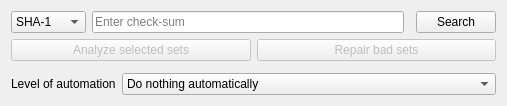
     <widget class="QWidget" name="tabChecksumWizard">
      <attribute name="icon">
       <iconset resource="qmc2.qrc">
        <normaloff>:/data/img/hash.png</normaloff>:/data/img/hash.png</iconset>
      </attribute>
      <attribute name="title">
       <string>Check-sum wizard</string>
      </attribute>
      <layout class="QGridLayout" name="gridLayoutCheckSumWizard" rowstretch="0,0,1,0">
       <item row="0" column="0" colspan="2">
        <layout class="QHBoxLayout" name="horizontalLayout_9" stretch="0,1,0,0">
         <item>
          <widget class="QComboBox" name="comboBoxChecksumWizardHashType">
           <property name="sizePolicy">
            <sizepolicy hsizetype="Fixed" vsizetype="Minimum">
             <horstretch>0</horstretch>
             <verstretch>0</verstretch>
            </sizepolicy>
           </property>
           <property name="toolTip">
            <string>Select the check-sum type</string>
           </property>
           <item>
            <property name="text">
             <string>SHA-1</string>
            </property>
           </item>
           <item>
            <property name="text">
             <string>CRC-32</string>
            </property>
           </item>
          </widget>
         </item>
         <item>
          <widget class="QLineEdit" name="lineEditChecksumWizardHash">
           <property name="sizePolicy">
            <sizepolicy hsizetype="Expanding" vsizetype="Minimum">
             <horstretch>0</horstretch>
             <verstretch>0</verstretch>
            </sizepolicy>
           </property>
           <property name="toolTip">
            <string>Check-sum to be searched</string>
           </property>
           <property name="placeholderText">
            <string>Enter check-sum</string>
           </property>
          </widget>
         </item>
         <item>
          <widget class="QWidget" name="widgetCheckSumDbQueryStatus" native="true">
           <property name="sizePolicy">
            <sizepolicy hsizetype="Preferred" vsizetype="Minimum">
             <horstretch>0</horstretch>
             <verstretch>0</verstretch>
            </sizepolicy>
           </property>
           <property name="toolTip">
            <string>Indicates if the check-sum is available in the database (green) or not (red)</string>
           </property>
           <property name="autoFillBackground">
            <bool>true</bool>
           </property>
          </widget>
         </item>
         <item>
          <widget class="QPushButton" name="pushButtonChecksumWizardSearch">
           <property name="sizePolicy">
            <sizepolicy hsizetype="Fixed" vsizetype="Minimum">
             <horstretch>0</horstretch>
             <verstretch>0</verstretch>
            </sizepolicy>
           </property>
           <property name="toolTip">
            <string>Search for the check-sum now</string>
           </property>
           <property name="text">
            <string>Search</string>
           </property>
           <property name="icon">
            <iconset resource="qmc2.qrc">
             <normaloff>:/data/img/filefind.png</normaloff>:/data/img/filefind.png</iconset>
           </property>
           <property name="autoDefault">
            <bool>false</bool>
           </property>
          </widget>
         </item>
        </layout>
       </item>
       <item row="1" column="0">
        <widget class="QPushButton" name="pushButtonChecksumWizardAnalyzeSelectedSets">
         <property name="enabled">
          <bool>false</bool>
         </property>
         <property name="toolTip">
          <string>Analyze all selected sets in order to qualify them</string>
         </property>
         <property name="text">
          <string>Analyze selected sets</string>
         </property>
         <property name="icon">
          <iconset resource="qmc2.qrc">
           <normaloff>:/data/img/romalyzer.png</normaloff>:/data/img/romalyzer.png</iconset>
         </property>
         <property name="autoDefault">
          <bool>false</bool>
         </property>
        </widget>
       </item>
       <item row="1" column="1">
        <widget class="QPushButton" name="pushButtonChecksumWizardRepairBadSets">
         <property name="enabled">
          <bool>false</bool>
         </property>
         <property name="toolTip">
          <string>Repair selected 'bad' sets using the file from the first selected 'good' set (at least 1 good and 1 bad set must be selected)</string>
         </property>
         <property name="text">
          <string>Repair bad sets</string>
         </property>
         <property name="icon">
          <iconset resource="qmc2.qrc">
           <normaloff>:/data/img/configure.png</normaloff>:/data/img/configure.png</iconset>
         </property>
         <property name="autoDefault">
          <bool>false</bool>
         </property>
        </widget>
       </item>
       <item row="2" column="0" colspan="2">
        <widget class="QTreeWidget" name="treeWidgetChecksumWizardSearchResult">
         <property name="sizePolicy">
          <sizepolicy hsizetype="Expanding" vsizetype="Ignored">
           <horstretch>0</horstretch>
           <verstretch>0</verstretch>
          </sizepolicy>
         </property>
         <property name="toolTip">
          <string>Search results for the current check-sum</string>
         </property>
         <property name="selectionMode">
          <enum>QAbstractItemView::ExtendedSelection</enum>
         </property>
         <property name="selectionBehavior">
          <enum>QAbstractItemView::SelectRows</enum>
         </property>
         <property name="rootIsDecorated">
          <bool>false</bool>
         </property>
         <property name="uniformRowHeights">
          <bool>true</bool>
         </property>
         <property name="itemsExpandable">
          <bool>false</bool>
         </property>
         <property name="sortingEnabled">
          <bool>true</bool>
         </property>
         <property name="allColumnsShowFocus">
          <bool>true</bool>
         </property>
         <column>
          <property name="text">
           <string>ID</string>
          </property>
         </column>
         <column>
          <property name="text">
           <string>File name</string>
          </property>
         </column>
         <column>
          <property name="text">
           <string>Status</string>
          </property>
         </column>
         <column>
          <property name="text">
           <string>Type</string>
          </property>
         </column>
         <column>
          <property name="text">
           <string>Path</string>
          </property>
         </column>
        </widget>
       </item>
       <item row="3" column="0" colspan="2">
        <layout class="QHBoxLayout" name="horizontalLayout_4">
         <item>
          <widget class="QLabel" name="labelChecksumWizardAutomationLevel">
           <property name="text">
            <string>Level of automation</string>
           </property>
          </widget>
         </item>
         <item>
          <widget class="QComboBox" name="comboBoxChecksumWizardAutomationLevel">
           <property name="sizePolicy">
            <sizepolicy hsizetype="Expanding" vsizetype="Fixed">
             <horstretch>0</horstretch>
             <verstretch>0</verstretch>
            </sizepolicy>
           </property>
           <property name="toolTip">
            <string>Choose the level of automated wizard operations</string>
           </property>
           <item>
            <property name="text">
             <string>Do nothing automatically</string>
            </property>
           </item>
           <item>
            <property name="text">
             <string>Automatically select matches</string>
            </property>
           </item>
           <item>
            <property name="text">
             <string>Automatically select matches and analyze sets</string>
            </property>
           </item>
           <item>
            <property name="text">
             <string>Automatically select matches, analyze sets and repair bad ones</string>
            </property>
           </item>
          </widget>
         </item>
        </layout>
       </item>
      </layout>
     </widget>
